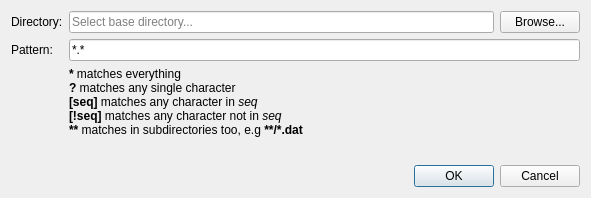
<?xml version="1.0" encoding="UTF-8"?>
<!--
######################################################################################################################
# Copyright (C) 2017-2022 Spine project consortium
# Copyright Spine Items contributors
# This file is part of Spine Items.
# Spine Items is free software: you can redistribute it and\/or modify it under the terms of the GNU Lesser General
# Public License as published by the Free Software Foundation, either version 3 of the License, or (at your option)
# any later version. This program is distributed in the hope that it will be useful, but WITHOUT ANY WARRANTY;
# without even the implied warranty of MERCHANTABILITY or FITNESS FOR A PARTICULAR PURPOSE. See the GNU Lesser General
# Public License for more details. You should have received a copy of the GNU Lesser General Public License along with
# this program. If not, see <http:\/\/www.gnu.org\/licenses\/>.
######################################################################################################################
-->
<ui version="4.0">
 <class>Form</class>
 <widget class="QWidget" name="Form">
  <property name="geometry">
   <rect>
    <x>0</x>
    <y>0</y>
    <width>591</width>
    <height>198</height>
   </rect>
  </property>
  <property name="windowTitle">
   <string>Form</string>
  </property>
  <layout class="QVBoxLayout" name="verticalLayout">
   <item>
    <layout class="QFormLayout" name="formLayout">
     <item row="0" column="0">
      <widget class="QLabel" name="label">
       <property name="text">
        <string>Directory:</string>
       </property>
      </widget>
     </item>
     <item row="0" column="1">
      <layout class="QHBoxLayout" name="horizontalLayout">
       <item>
        <widget class="QLineEdit" name="directory_line_edit">
         <property name="minimumSize">
          <size>
           <width>300</width>
           <height>0</height>
          </size>
         </property>
         <property name="placeholderText">
          <string>Select base directory...</string>
         </property>
        </widget>
       </item>
       <item>
        <widget class="QPushButton" name="browse_button">
         <property name="text">
          <string>Browse...</string>
         </property>
        </widget>
       </item>
      </layout>
     </item>
     <item row="1" column="0">
      <widget class="QLabel" name="label_2">
       <property name="text">
        <string>Pattern:</string>
       </property>
      </widget>
     </item>
     <item row="1" column="1">
      <widget class="QLineEdit" name="pattern_line_edit">
       <property name="text">
        <string>*.*</string>
       </property>
      </widget>
     </item>
     <item row="2" column="1">
      <layout class="QVBoxLayout" name="verticalLayout_2">
       <item>
        <widget class="QLabel" name="label_3">
         <property name="text">
          <string>&lt;!DOCTYPE HTML PUBLIC &quot;-//W3C//DTD HTML 4.0//EN&quot; &quot;http://www.w3.org/TR/REC-html40/strict.dtd&quot;&gt;
&lt;html&gt;&lt;head&gt;&lt;meta name=&quot;qrichtext&quot; content=&quot;1&quot; /&gt;&lt;meta charset=&quot;utf-8&quot; /&gt;&lt;style type=&quot;text/css&quot;&gt;
p, li { white-space: pre-wrap; }
hr { height: 1px; border-width: 0; }
li.unchecked::marker { content: &quot;\2610&quot;; }
li.checked::marker { content: &quot;\2612&quot;; }
&lt;/style&gt;&lt;/head&gt;&lt;body style=&quot; font-family:'Segoe UI'; font-size:9pt; font-weight:400; font-style:normal;&quot;&gt;
&lt;p style=&quot; margin-top:0px; margin-bottom:0px; margin-left:0px; margin-right:0px; -qt-block-indent:0; text-indent:0px;&quot;&gt;&lt;span style=&quot; font-weight:700;&quot;&gt;*&lt;/span&gt; matches everything&lt;/p&gt;
&lt;p style=&quot; margin-top:0px; margin-bottom:0px; margin-left:0px; margin-right:0px; -qt-block-indent:0; text-indent:0px;&quot;&gt;&lt;span style=&quot; font-weight:700;&quot;&gt;?&lt;/span&gt; matches any single character&lt;/p&gt;
&lt;p style=&quot; margin-top:0px; margin-bottom:0px; margin-left:0px; margin-right:0px; -qt-block-indent:0; text-indent:0px;&quot;&gt;&lt;span style=&quot; font-weight:700;&quot;&gt;[seq]&lt;/span&gt; matches any character in &lt;span style=&quot; font-style:italic;&quot;&gt;seq&lt;/span&gt;&lt;/p&gt;
&lt;p style=&quot; margin-top:0px; margin-bottom:0px; margin-left:0px; margin-right:0px; -qt-block-indent:0; text-indent:0px;&quot;&gt;&lt;span style=&quot; font-weight:700;&quot;&gt;[!seq]&lt;/span&gt; matches any character not in &lt;span style=&quot; font-style:italic;&quot;&gt;seq&lt;/span&gt;&lt;/p&gt;
&lt;p style=&quot; margin-top:0px; margin-bottom:0px; margin-left:0px; margin-right:0px; -qt-block-indent:0; text-indent:0px;&quot;&gt;&lt;span style=&quot; font-weight:700;&quot;&gt;**&lt;/span&gt; matches in subdirectories too, e.g &lt;span style=&quot; font-weight:700;&quot;&gt;**/*.dat&lt;/span&gt;&lt;/p&gt;&lt;/body&gt;&lt;/html&gt;</string>
         </property>
        </widget>
       </item>
       <item>
        <spacer name="verticalSpacer">
         <property name="orientation">
          <enum>Qt::Orientation::Vertical</enum>
         </property>
         <property name="sizeHint" stdset="0">
          <size>
           <width>20</width>
           <height>40</height>
          </size>
         </property>
        </spacer>
       </item>
      </layout>
     </item>
    </layout>
   </item>
   <item>
    <widget class="QDialogButtonBox" name="button_box">
     <property name="standardButtons">
      <set>QDialogButtonBox::StandardButton::Cancel|QDialogButtonBox::StandardButton::Ok</set>
     </property>
    </widget>
   </item>
  </layout>
 </widget>
 <tabstops>
  <tabstop>directory_line_edit</tabstop>
  <tabstop>browse_button</tabstop>
  <tabstop>pattern_line_edit</tabstop>
 </tabstops>
 <resources/>
 <connections/>
</ui>
